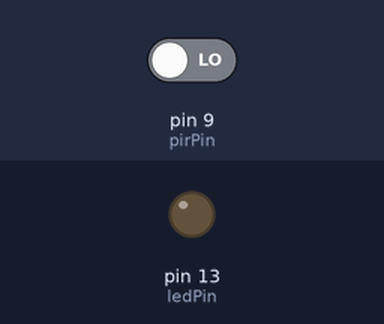
This sketch was run on a simulated Arduino Uno, built with avr-gcc and run on an emulated ATmega328P. On the bench: output pins drawn as LEDs (lit = HIGH). The test bench sets the inputs (shaded band); at power-on: pin 9 (pirPin) LOW.

Above: at 1.2 s.
1.3 s: pin 9 (pirPin) driven HIGH
At 2.5 s:
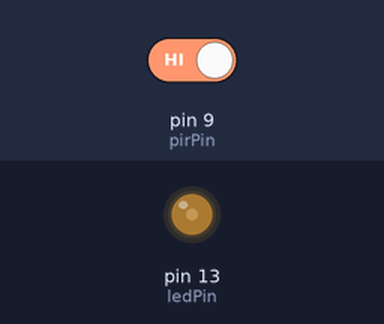
2.8 s: pin 9 (pirPin) driven LOW
At 3.8 s:
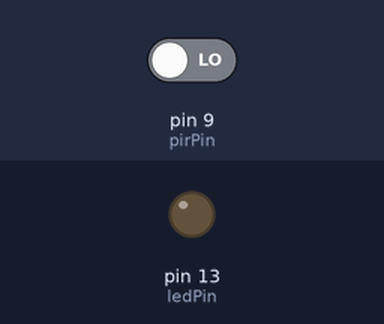
Timing chart, 0 to 5.8 s (numbered marks = the images above; inputs shaded):
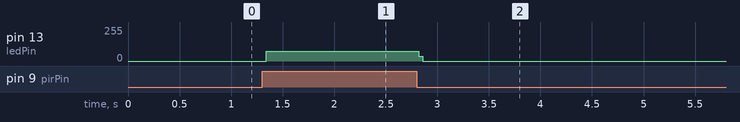

Measured:
- after the input at 1.3 s, pin 13 (ledPin): 0/255 → 72/255 at once
- after the input at 2.8 s, pin 13 (ledPin): 72/255 → 0/255 at once

The sketch:

PIR.ino
```cpp
////////
//Simple PIR Sensor sketch
//http://www.youtube.com/educ8s

int ledPin = 13;
int pirPin = 9;
int val = 0;

void setup()
{
  pinMode (ledPin,OUTPUT);
  pinMode (pirPin, INPUT);
}
void loop ()
{
  val = digitalRead(pirPin);
  digitalWrite(ledPin,val);

if (val == 1)
  digitalWrite(ledPin,LOW);
}
```
